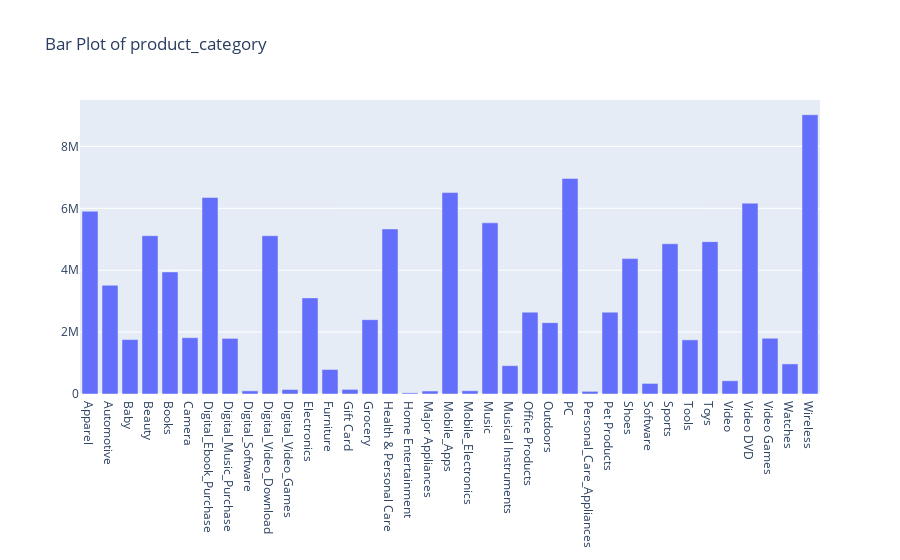

The cell this chart's notebook holds for it:
### Markdown cell above
###### Save plot
fig = plot_barplot(df, 'product_category')
fig.update_layout(
        title="Barplot of Product Category",
        xaxis_title="Product Category",
        yaxis_title="Counts",
        title_x=0.5,  # Set title x-alignment to the center
        title_y=0.9   # Set title y-alignment to the top
    )
#pio.write_image(fig, '4_.png')

### Code cell
plt = plot_barplot(df, 'product_category')

### Figure 1 — Plotly figure (JSON) as saved in the notebook; plotly's stock layout.template omitted (floating-point values rounded to 4 significant figures)
{"data": [{"type": "bar", "x": ["Apparel", "Automotive", "Baby", "Beauty", "Books", "Camera", "Digital_Ebook_Purchase", "Digital_Music_Purchase", "Digital_Software", "Digital_Video_Download", "Digital_Video_Games", "Electronics", "Furniture", "Gift Card", "Grocery", "Health & Personal Care", "Home Entertainment", "Major Appliances", "Mobile_Apps", "Mobile_Electronics", "Music", "Musical Instruments", "Office Products", "Outdoors", "PC", "Personal_Care_Appliances", "Pet Products", "Shoes", "Software", "Sports", "Tools", "Toys", "Video", "Video DVD", "Video Games", "Watches", "Wireless"], "y": [5906444, 3514932, 1758834, 5115504, 3944315, 1818950, 6350566, 1796747, 102084, 5115244, 145431, 3105320, 792121, 149086, 2402449, 5332286, 36524, 96901, 6507959, 105159, 5530245, 915726, 2644716, 2305587, 6965592, 85990, 2643619, 4374299, 341984, 4853699, 1748605, 4922020, 427319, 6166022, 1801471, 971462, 9024643]}], "layout": {"autosize": true, "title": {"text": "Bar Plot of product_category"}, "xaxis": {"autorange": true, "range": [-0.5, 36.5], "type": "category"}, "yaxis": {"autorange": true, "range": [0, 9500000.0], "type": "linear"}}}
